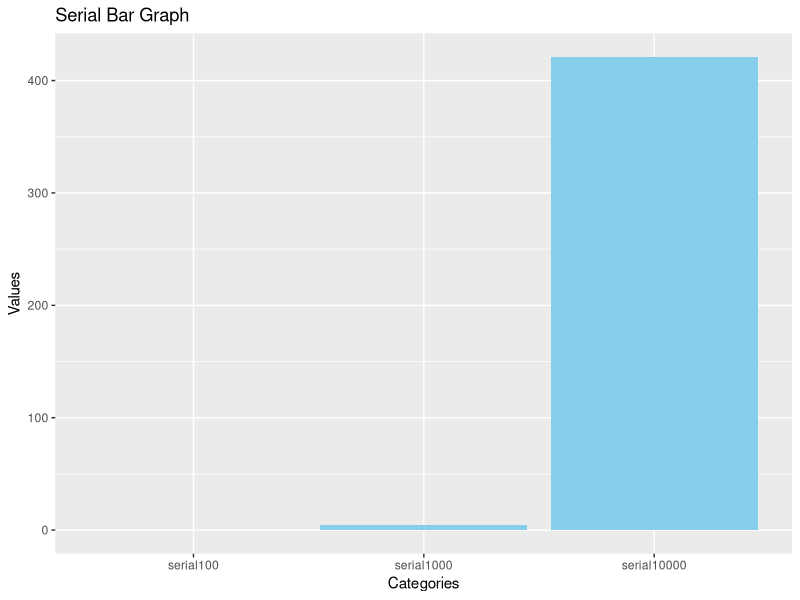
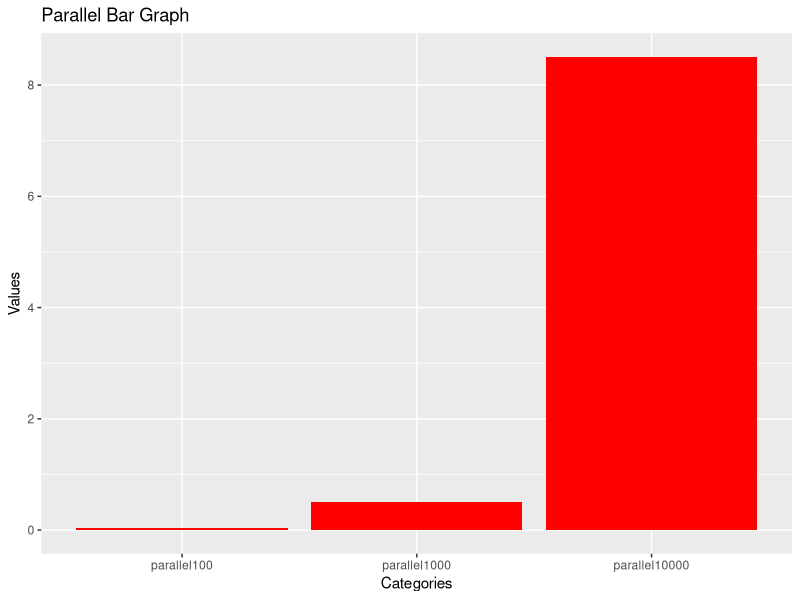
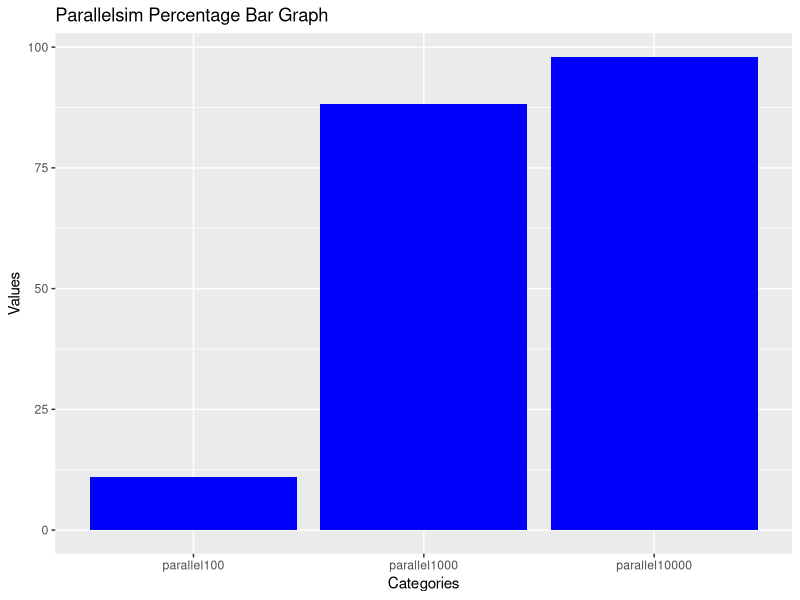
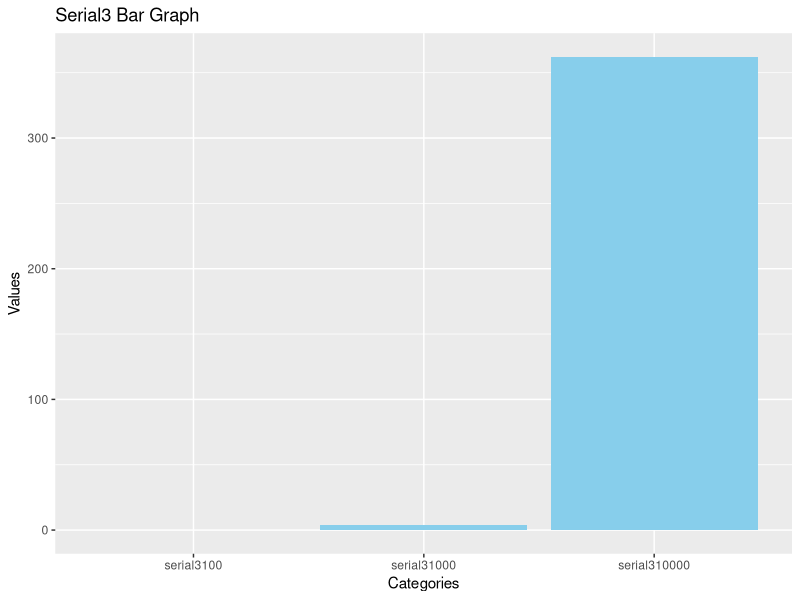
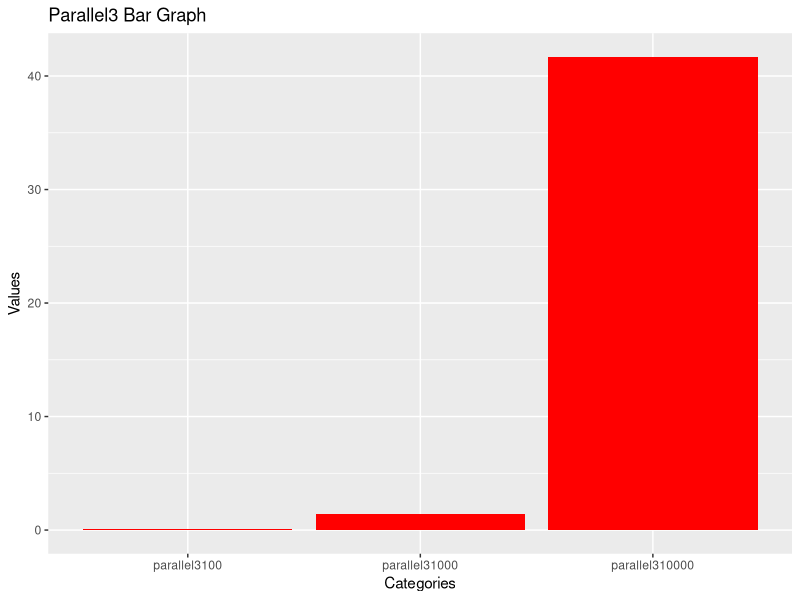
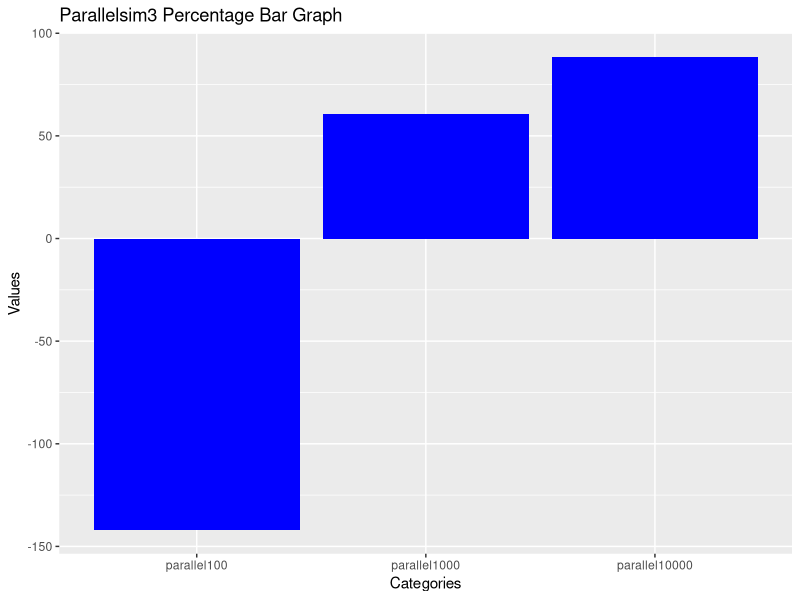

Recreate these plots in R, in order.
## ---- chunk 1
library(tidyverse)
## ---- chunk 2
#s and p
serial = data.frame(categories = c("serial100", "serial1000", "serial10000"), values = c(0.042883, 4.192066, 421.080992))

serial %>% ggplot(aes(x = categories, y = values)) + geom_bar(stat = "identity", fill = "skyblue") + labs(title = "Serial Bar Graph", x = "Categories", y = "Values")

parallel = data.frame(categories = c("parallel100", "parallel1000", "parallel10000"), values = c(0.038205, 0.497687, 8.506878))

parallel %>% ggplot(aes(x = categories, y = values)) + geom_bar(stat = "identity", fill = "red") + labs(title = "Parallel Bar Graph", x = "Categories", y = "Values")

parallelpercent = data.frame(categories = c("parallel100", "parallel1000", "parallel10000"), values = c(10.90875, 88.12788, 97.97975))

parallelpercent %>% ggplot(aes(x = categories, y = values)) + geom_bar(stat = "identity", fill = "blue") + labs(title = "Parallelsim Percentage Bar Graph", x = "Categories", y = "Values")

# s3 and p3
serial3 = data.frame(categories = c("serial3100", "serial31000", "serial310000"), values = c(0.037075, 3.613398, 362.094913))

serial3 %>% ggplot(aes(x = categories, y = values)) + geom_bar(stat = "identity", fill = "skyblue") + labs(title = "Serial3 Bar Graph", x = "Categories", y = "Values")

parallel3 = data.frame(categories = c("parallel3100", "parallel31000", "parallel310000"), values = c(0.089737, 1.425298, 41.683292))

parallel3 %>% ggplot(aes(x = categories, y = values)) + geom_bar(stat = "identity", fill = "red") + labs(title = "Parallel3 Bar Graph", x = "Categories", y = "Values")

parallel3percent = data.frame(categories = c("parallel100", "parallel1000", "parallel10000"), values = c(-142.0418, 60.55519, 88.4883))

parallel3percent %>% ggplot(aes(x = categories, y = values)) + geom_bar(stat = "identity", fill = "blue") + labs(title = "Parallelsim3 Percentage Bar Graph", x = "Categories", y = "Values")

